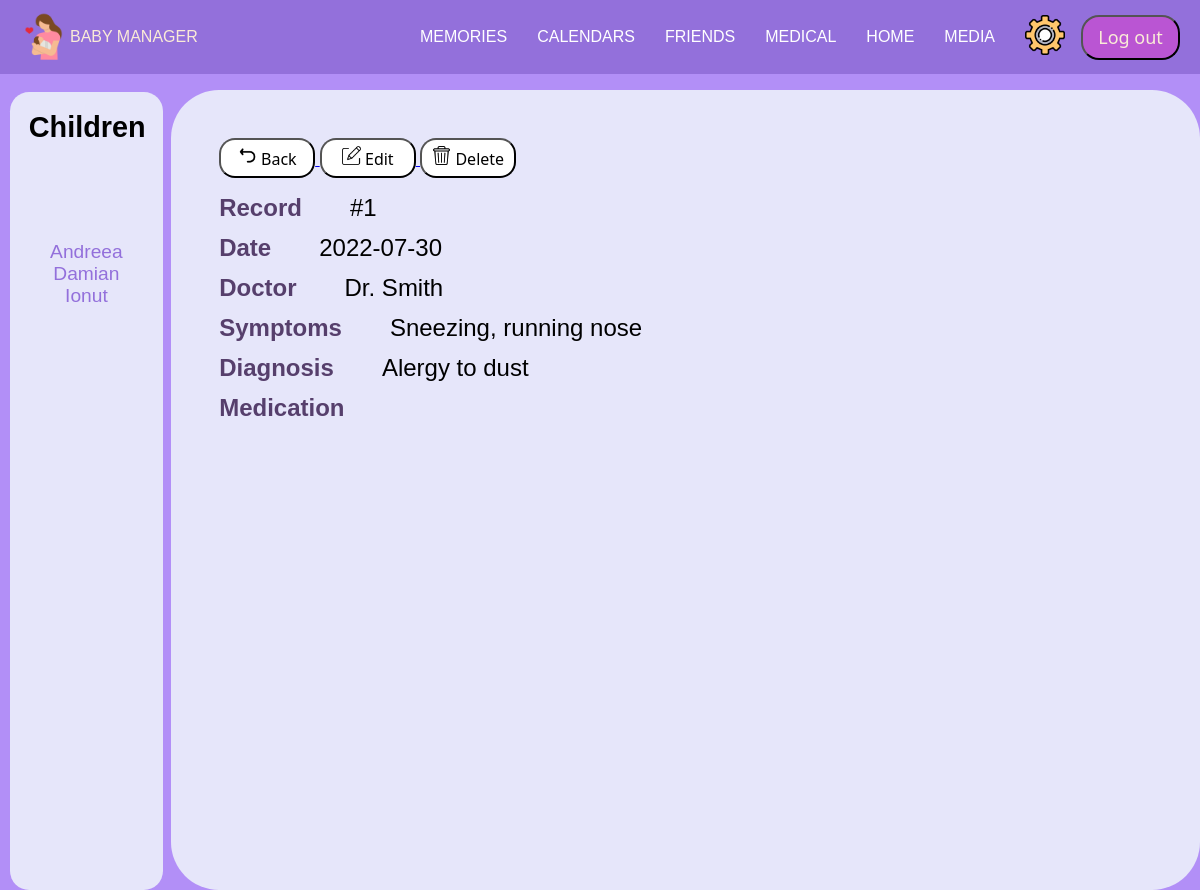
Page /Medical/More.php?id=1&contor=1 (signed in) on the earlier database version.
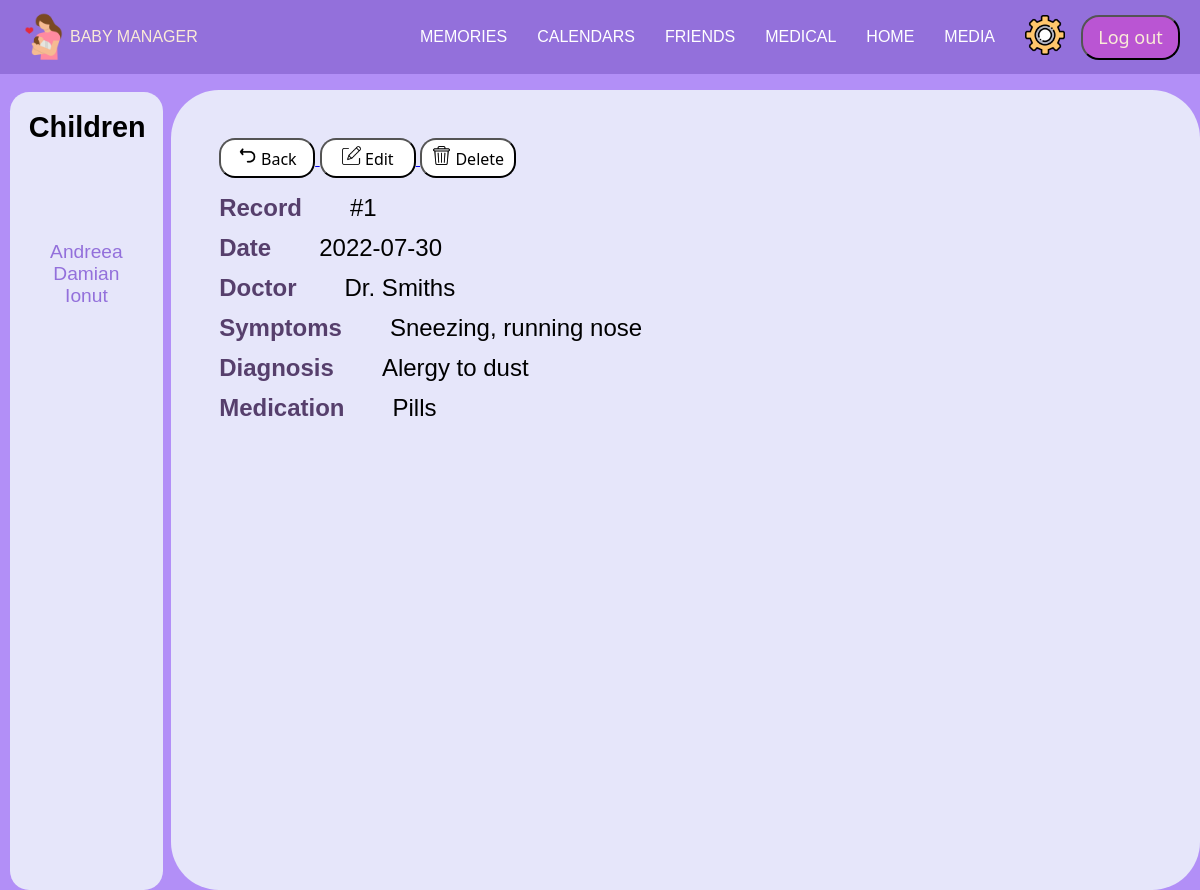
Same page on the later database version.
### tables this page shows
CREATE TABLE `medical_report` (
  `id` int(11) NOT NULL,
  `id_user` int(11) NOT NULL,
  `id_child` int(11) NOT NULL,
  `date` date NOT NULL,
  `doctor` varchar(200) NOT NULL,
  `symptoms` varchar(400) NOT NULL,
  `diagnosis` varchar(400) NOT NULL,
  `medication` varchar(400) NOT NULL
);

### Medical/More.php (the view, shortened to what this page needs)
<?php
    require "../config.php";
    $id_medical = $_GET['id'];
    $contor = $_GET['contor'];
    $sql= mysqli_query($mysql, "SELECT * FROM medical_report where id='$id_medical'");
?>
<!DOCTYPE html>
<html lang="en-US">
<head>
    <link href="admin-topbar.css" rel="stylesheet" />
    <link href="More.css" rel="stylesheet" />
    <link rel="stylesheet" href="https://cdnjs.cloudflare.com/ajax/libs/font-awesome/6.0.0-beta2/css/all.min.css" /></head>
</head>
<body>
    <?php require "../login-topbar.php"; ?>
        <div class="page">
            <?php require "leftbar-medical.php"; ?>
            <div class="right">
                <?php
                    while ($row = mysqli_fetch_assoc($sql)) {
                ?>
                <a class="buttons">
                    <a href="Medical-child.php?id=<?php echo $row['id_child']; ?>">
                        <button>
                            <img src="../Photos/Back2.png" alt="back">
                            Back
                        </button>
                    </a>
                    <a href="EditMedicalphp?id=<?php echo $id_medical; ?>">
                        <button>
                            <img src="../Photos/Edit.png" alt="edit">
                            Edit
                        </button>
                    </a>
                    <a href="More.php?idm=<?php echo $id_medical;?>&contor=<?php echo $contor;?>&idc=<?php echo $row['id_child']; ?>">
                        <button>
                            <img src="../Photos/bin.png" alt="edit">
                            Delete
                        </button>
                    </a>
                </a>
                <div class="table">
                    <div class="row">
                        <a class="table-header"> Record </a>
                        <a class="table-value"> #<?php echo $contor; ?> </a>
                    </div>
                    <div class="row">
                        <a class="table-header"> Date </a>
                        <a class="table-value"> <?php echo $row['date'];?> </a>
                    </div>
                    <div class="row">
                        <a class="table-header"> Doctor </a>
                        <a class="table-value"> <?php echo $row['doctor'];?> </a>
                    </div>
                    <div class="row">
                        <a class="table-header"> Symptoms </a>
                        <a class="table-value"> <?php echo $row['symptoms'];?> </a>
                    </div>
                    <div class="row">
                        <a class="table-header"> Diagnosis </a>
                        <a class="table-value"> <?php echo $row['diagnosis'];?> </a>
                    </div>
                    <div class="row">
                        <a class="table-header"> Medication </a>
                        <a class="table-value"> <?php echo $row['medication'];?> </a>
                    </div>
                </div>
                <?php
                    }
                ?>
            </div>
        </div>
</body>
</html>

Differences in the rows shown:
changed medical_report "Sneezing, running nose": doctor "Dr. Smith" → "Dr. Smiths"; medication (not shown) → "Pills"
